Frame 1 (no input): blank canvas, image omitted
Frame 60 (no input): blank canvas, image omitted
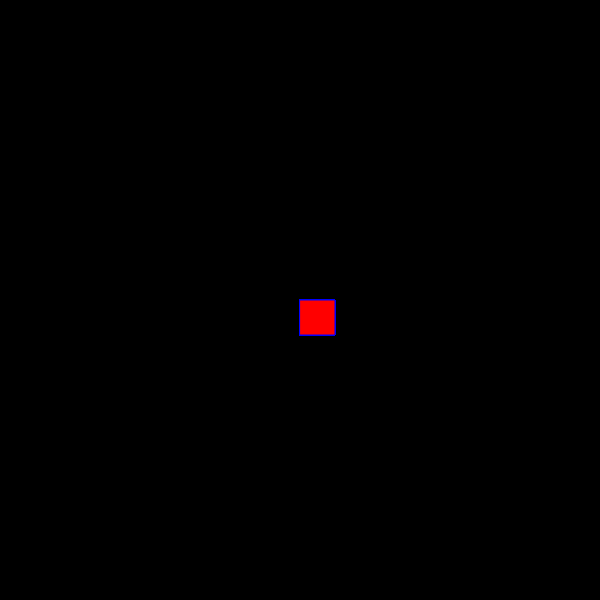
Frame 120 (the mouse pressed at the canvas centre since frame 60)

The p5.js sketch whose frames 1 and 60 were blank and that drew this single picture after the mouse press (run headless with seeded random() and noise() and a simulated clock; from frame 60 on, the mouse is pressed at the canvas centre):

// p5.js sketch
// ── sketch.js
function setup() {
    createCanvas(600, 600);
    background("black");
    fill("red");
    stroke("blue");
  }
  
  function draw() {
    if(mouseIsPressed) {
      rect(mouseX, mouseY, 35, 35);
    }
  }
